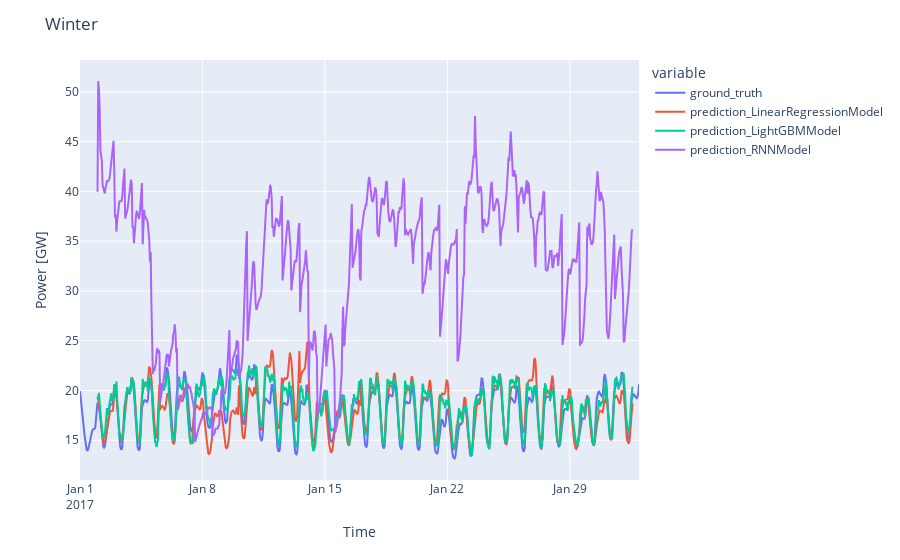
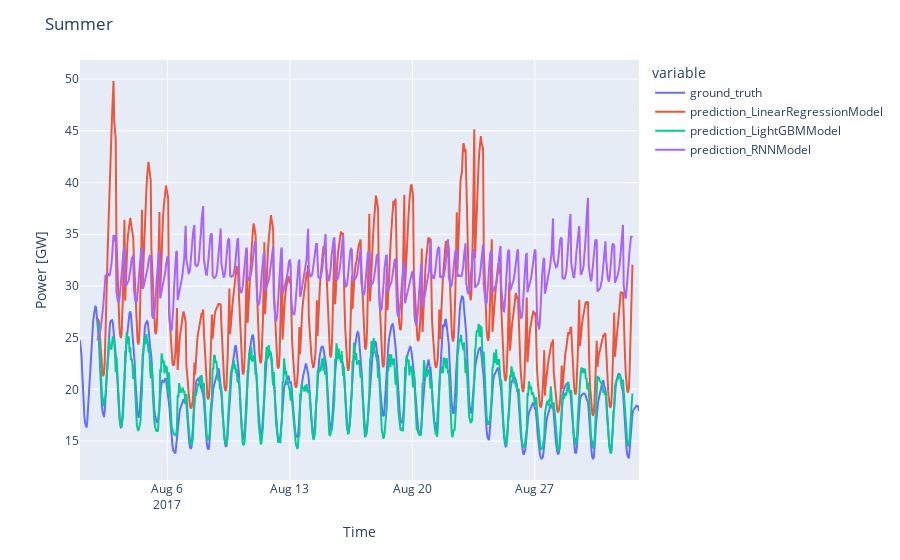

The notebook cell these images were saved under, in order:
### Markdown cell above
### Plot 1: Side-by-side comparison of the models

### Code cell
for season, (_, preds_per_model, gt) in dict_result_season.items():
    fig = px.line(gt.pd_series().to_frame("ground_truth"))
    for model_name in model_names:
        preds = preds_per_model[model_name]
        fig.add_scatter(x=preds.pd_series().index, y=preds.pd_series().values, name="prediction_" + model_name)
    
    fig.update_layout(title=f"{season}")
    fig.update_xaxes(title_text="Time")
    fig.update_yaxes(title_text=f"Power [{ts_train.components[0][-2:]}]")
    fig.show()
    wandb.log({f"{season} - Side-by-side comparison of predictions and the ground truth for {config.spatial_scale} in {config.location}": fig})

### Figure 1 — Plotly figure (JSON) as saved in the notebook; plotly's stock layout.template omitted (floating-point values rounded to 4 significant figures; data arrays with more than 128 entries replaced by an {"elided": "..."} marker saying what was removed)
{"data": [{"hovertemplate": "variable=ground_truth<br>datetime=%{x}<br>value=%{y}<extra></extra>", "legendgroup": "ground_truth", "line": {"color": "#636efa", "dash": "solid"}, "marker": {"symbol": "circle"}, "mode": "lines", "name": "ground_truth", "orientation": "v", "showlegend": true, "type": "scatter", "x": {"elided": "768 str values"}, "xaxis": "x", "y": {"elided": "768 float values"}, "yaxis": "y"}, {"name": "prediction_LinearRegressionModel", "type": "scatter", "x": {"elided": "735 str values"}, "y": {"elided": "735 float values"}}, {"name": "prediction_LightGBMModel", "type": "scatter", "x": {"elided": "735 str values"}, "y": {"elided": "735 float values"}}, {"name": "prediction_RNNModel", "type": "scatter", "x": {"elided": "735 str values"}, "y": {"elided": "735 float values"}}], "layout": {"legend": {"title": {"text": "variable"}, "tracegroupgap": 0}, "margin": {"t": 60}, "title": {"text": "Winter"}, "xaxis": {"anchor": "y", "domain": [0, 1], "title": {"text": "Time"}}, "yaxis": {"anchor": "x", "domain": [0, 1], "title": {"text": "Power [GW]"}}}}

### Figure 2 — Plotly figure (JSON) as saved in the notebook; plotly's stock layout.template omitted (floating-point values rounded to 4 significant figures; data arrays with more than 128 entries replaced by an {"elided": "..."} marker saying what was removed)
{"data": [{"hovertemplate": "variable=ground_truth<br>datetime=%{x}<br>value=%{y}<extra></extra>", "legendgroup": "ground_truth", "line": {"color": "#636efa", "dash": "solid"}, "marker": {"symbol": "circle"}, "mode": "lines", "name": "ground_truth", "orientation": "v", "showlegend": true, "type": "scatter", "x": {"elided": "768 str values"}, "xaxis": "x", "y": {"elided": "768 float values"}, "yaxis": "y"}, {"name": "prediction_LinearRegressionModel", "type": "scatter", "x": {"elided": "735 str values"}, "y": {"elided": "735 float values"}}, {"name": "prediction_LightGBMModel", "type": "scatter", "x": {"elided": "735 str values"}, "y": {"elided": "735 float values"}}, {"name": "prediction_RNNModel", "type": "scatter", "x": {"elided": "735 str values"}, "y": {"elided": "735 float values"}}], "layout": {"legend": {"title": {"text": "variable"}, "tracegroupgap": 0}, "margin": {"t": 60}, "title": {"text": "Summer"}, "xaxis": {"anchor": "y", "domain": [0, 1], "title": {"text": "Time"}}, "yaxis": {"anchor": "x", "domain": [0, 1], "title": {"text": "Power [GW]"}}}}
